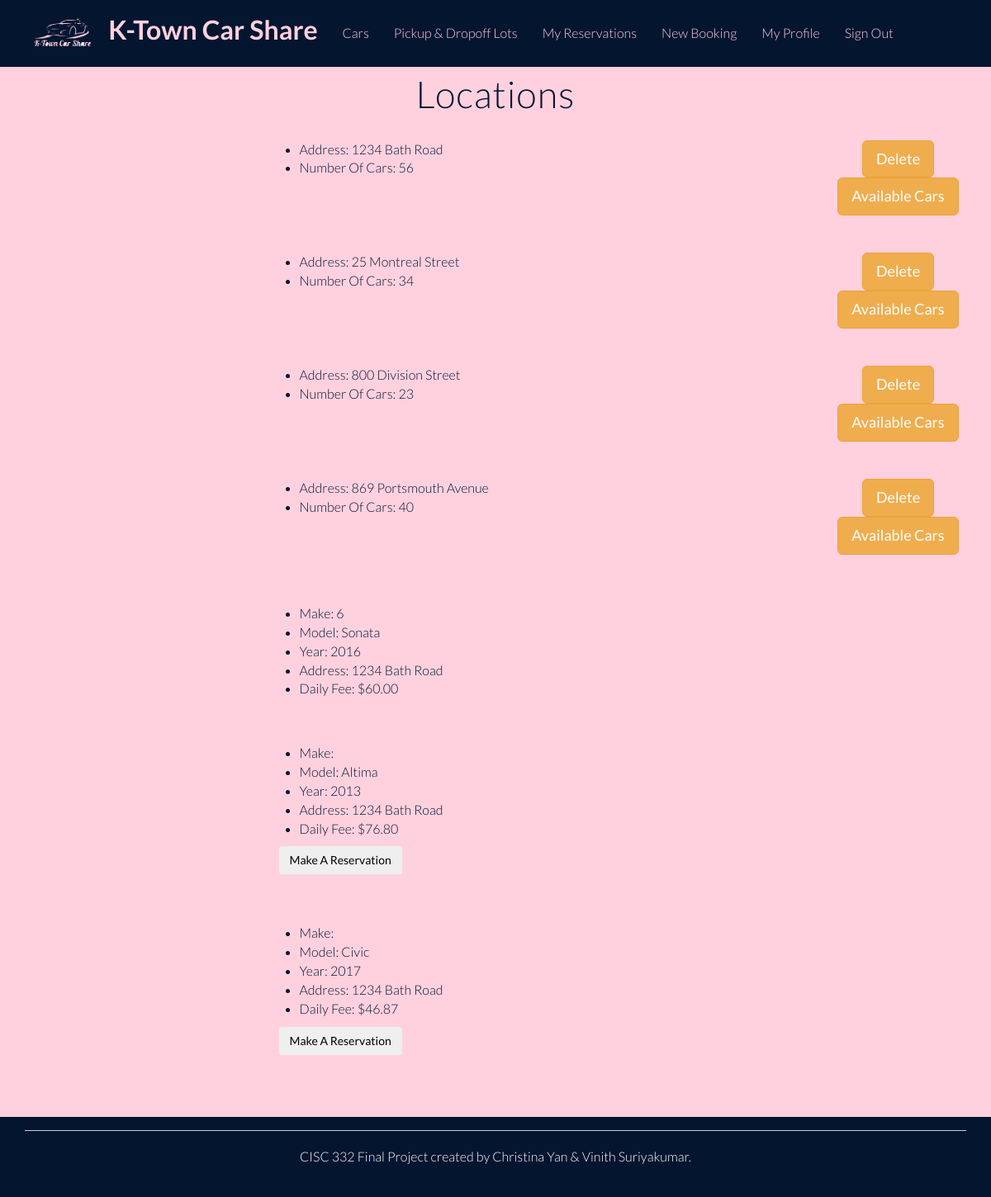
Page /adminLots.php?availableCars=1234 Bath Road on the committed database.
### tables this page shows
CREATE TABLE ParkingLocations(
    lotAddress VARCHAR(255) NOT NULL,
    numberOfCars INT NOT NULL,
    PRIMARY KEY(lotAddress)
);

CREATE TABLE Reservation(
    reservationNumber INT NOT NULL AUTO_INCREMENT,
    accessCode CHAR(10) NOT NULL,
    memberNumber INT NOT NULL,
    VIN INT NOT NULL,
    startDateTime DATETIME NOT NULL,
    endDateTime DATETIME NOT NULL,
    reservationLength INT NOT NULL,
    PRIMARY KEY(reservationNumber),
    FOREIGN KEY(memberNumber) REFERENCES Member(memberNumber),
    FOREIGN KEY(VIN) REFERENCES Car(VIN),
    UNIQUE(accessCode)
);

CREATE TABLE Car(
    VIN INT NOT NULL AUTO_INCREMENT,
    make VARCHAR(255) NOT NULL,
    model VARCHAR(255) NOT NULL,
    year INT(4) NOT NULL,
    lotAddress VARCHAR(255) NOT NULL,
    dailyFee DECIMAL(5,2) NOT NULL,
    carCondition ENUM("damaged","normal","not running") NOT NULL,
    carOdometer FLOAT NOT NULL,
    picturePath VARCHAR(255),
    PRIMARY KEY (VIN),
    FOREIGN KEY (lotAddress) REFERENCES ParkingLocations(lotAddress)
);

### adminLots.php (the view, shortened to what this page needs)
<!DOCTYPE html>
<html lang="en">
	<head>
		<link href="css/bootstrap.css" rel="stylesheet">
		<link href="css/main.css" rel="stylesheet">
	</head>
	<body>
			<div class="navbar navbar-default navbar-fixed-top">
				<div class="container">
					<div class="navbar-header">
						<a class="navbar-brand" href="index.php"> <img src="img/logo v1.png" height="50"> <b>K-Town Car Share</b> </a>
					</div>
					<div class="navbar-collapse collapse">
					<ul class="nav navbar-nav navbasr-right" style="padding-top: 15px;">
						<li><a href="cars.php">Cars</a></li>
						<li><a href="lots.php">Pickup & Dropoff Lots</a></li>
						<li><a href="currentRes.php">My Reservations</a></li>
						<li><a href="newRes.php">New Booking</a></li>
						<li><a href="editprofile.php">My Profile</a></li>
						<li><a href="login.php?logout=1">Sign Out</a></li>
					</ul>
					</div>
				</div>
			</div>
		<div id="headerwrap" style="padding-top: 50px; min-height: 590px;">
			<div class="container">
				<div class="form-group">
					<div class="col-lg-9-offset-1" style="padding-bottom:15px">
						<h1 style="text-align: center; color: #041530;">Locations</h1>
				</div>
				<div class="form-group">
					<?php
						include 'config/connection.php';
						$lotsQueryResult = "SELECT DISTINCT * FROM PARKINGLOCATIONS";
						$lotsQueryResult = mysqli_query($con,$lotsQueryResult);
						while($rowLotName = mysqli_fetch_array($lotsQueryResult)){
							echo "<div class='row' style='padding-bottom: 45px'>";
							echo "<div class='col-md-3'>";
							echo "</div>";
							echo "<div class='col-md-7' style='padding-left:15px;'>";
							echo "<ul style='color: #041530'>";
							echo "<li> Address: ".$rowLotName['lotAddress']. "</li>";
							echo "<li> Number Of Cars: ".$rowLotName['numberOfCars']. "</li>";
							echo "</ul>";
							echo "</div>";
                            echo" <div style='text-align: center;'>";
                                    echo"<form name='locationDelete' id='locationDelete' action='adminLots.php?deleteLots=".$rowLotName['lotAddress']."' method='POST'>";
								    echo "<button type='submit' class='btn btn-warning btn-lg' name='deleteLot'>Delete</button>";
                                    echo "</form>";
                                    echo"<form name='availableCars' id='availableCars' action='adminLots.php?availableCars=".$rowLotName['lotAddress']."' method='POST'>";
								    echo "<button type='submit' class='btn btn-warning btn-lg' name='availableCars'>Available Cars</button>";
                                    echo "</form>";
                                    echo "</div>";
							echo "</div>";
						}
					?>
				</div>
                <?php
                    if(isset($_GET['availableCars'])){
                        include 'config/connection.php';
                        $today = date("Y-m-d H:i:s");
                        $availableCarsResult = "SELECT * FROM CAR LEFT JOIN RESERVATION on car.VIN = Reservation.VIN WHERE CAR.VIN NOT IN (SELECT VIN FROM CAR NATURAL JOIN RESERVATION WHERE startDateTime='".$today."') AND Car.lotAddress='".$_GET['availableCars']."' AND Car.carCondition='normal'";
                        $availableCarsResult = mysqli_query($con,$availableCarsResult);
                        if(!$availableCarsResult){
                            printf("Error: %s\n", mysqli_error($con));
   							exit();
                        }else{
                            while($rowCarName = mysqli_fetch_array($availableCarsResult)){
                                echo "<div class='row' style='padding-bottom: 45px'>";
                                echo "<div class='col-md-3'>";
                                echo "</div>";
                                echo "<div class='col-md-7' style='padding-left:15px;'>";
                                echo "<ul style='color: #041530'>";
                                echo "<li> Make: ".$rowCarName['VIN']. "</li>";
                                echo "<li> Model: ".$rowCarName['model']. "</li>";
                                echo "<li> Year: " .$rowCarName['year']. "</li>";
                                echo "<li> Address: ".$rowCarName['lotAddress']. "</li>";
                                echo "<li> Daily Fee: $".$rowCarName['dailyFee']."</li>";
                                echo "</ul>";
                                if($rowCarName['reservationNumber']==NULL){
                                      echo "<form name='makeReservation' id='makeReservation' action='newBooking.php?VIN=".$rowCarName['VIN']."' method='POST'>";
                                    echo "<div class='form-group' style='padding-left: 15px'>";
                                    echo "<button type='submit' class='btn' style: 'background-color:#041530' >Make A Reservation</button>";
                                    echo "</div>";
                                    echo "</form>";
                                }
                                echo "</div>";
                                echo "</div>";
						}
                        }
                    }
                ?>
				</div>
			</div>
		</div>
		<div class="container">
			<hr>
			<p class="centered">CISC 332 Final Project created by Christina Yan &amp; Vinith Suriyakumar.</p>
		</div>
		</body>
</html>

### css/main.css (style rules this page uses)
body { background-color: #041530; font-family: 'Lato', sans-serif; font-weight: 300; font-size: 16px; color: white; -webkit-font-smoothing: antialiased; -webkit-overflow-scrolling: touch; }
h1, h2, h3, h4, h5, h6 { font-family: 'Lato', sans-serif; font-weight: 300; color: #333; }
h1 { font-size: 40px; color: #ffd1de; }
p { line-height: 28px; margin-bottom: 15px; font-size: 16px; }
.centered { text-align: center; }
a { color: #ffd1de; word-wrap: break-word; -webkit-transition: color 0.1s ease-in, background 0.1s ease-in; -moz-transition: color 0.1s ease-in, background 0.1s ease-in; -ms-transition: color 0.1s ease-in, background 0.1s ease-in; -o-transition: color 0.1s ease-in, background 0.1s ease-in; transition: color 0.1s ease-in, background 0.1s ease-in; }
a:before, a:after { -webkit-transition: color 0.1s ease-in, background 0.1s ease-in; -moz-transition: color 0.1s ease-in, background 0.1s ease-in; -ms-transition: color 0.1s ease-in, background 0.1s ease-in; -o-transition: color 0.1s ease-in, background 0.1s ease-in; transition: color 0.1s ease-in, background 0.1s ease-in; }
hr { display: block; height: 1px; border: 0; border-top: 1px solid #ccc; margin: 1em 0; padding: 0; }
.navbar-default { background-color: #041530; border-color: transparent; }
.navbar-default .navbar-brand { color: #ffd1de; font-size: 200% }
.navbar-default .navbar-nav > li > a { color: #ffd1de; }
#headerwrap { background-color: #ffd1de; margin-top: -20px; padding-top: 200px; background-attachment: relative; background-position: center center; min-height: 680px; width: 100%; -webkit-background-size: 100%; -moz-background-size: 100%; -o-background-size: 100%; background-size: 100%; -webkit-background-size: cover; -moz-background-size: cover; -o-background-size: cover; background-size: cover; }
#headerwrap h1 { margin-top: 60px; margin-bottom: 15px; color: white; font-size: 45px; font-weight: 300; letter-spacing: 1px; }

### rows in the picture
parkinglocations: lotAddress "1234 Bath Road", numberOfCars "56"
parkinglocations: lotAddress "25 Montreal Street", numberOfCars "34"
parkinglocations: lotAddress "800 Division Street", numberOfCars "23"
parkinglocations: lotAddress "869 Portsmouth Avenue", numberOfCars "40"
reservation: VIN "6", VIN.model "Sonata", VIN.year "2016", VIN.lotAddress "1234 Bath Road", VIN.dailyFee "60.00"
car: model "Altima", year "2013", lotAddress "1234 Bath Road", dailyFee "76.80"
car: model "Civic", year "2017", lotAddress "1234 Bath Road", dailyFee "46.87"
